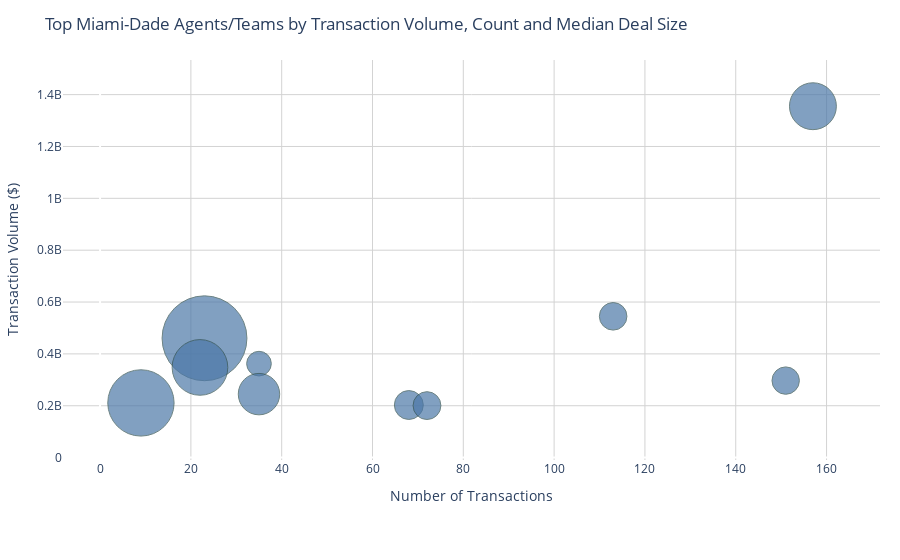

Here is the notebook cell this chart was saved with:
### Code cell
import plotly.express as px
import pandas as pd

# Sample data
data = {
    "Agent/Team": ["The Jills Zeder Group", "The Carroll Group", "Dina Goldentayer", "Dora Puig Team", 
              "Nelson Gonzalez Team", "The Riley Smith Group", "Julian Johnston Team", "Jordan Karp",
              "David Siddons Group", "Nancy Batchelor Team"],
    "Transaction Volume ($)": [1355301097, 544899368, 460240000, 362376000, 347825800, 296989560, 244851575, 210895000, 202801000, 200563499],
    "Transaction Count": [157, 113, 23, 35, 22, 151, 35, 9, 68, 72],
    "Median Deal Size ($)": [5_500_000, 1_900_000, 18_000_000, 1_520_000, 7_750_000, 1_880_000, 4_290_000, 11_000_000, 2_090_500, 1_940_500]
}

df = pd.DataFrame(data)

# formatting string for hover display
def format_dollar(amt):
    if amt >= 1e9:
        return f"${amt/1e9:.2f}B"
    elif amt >= 1e6:
        return f"${amt/1e6:.2f}M"
    else:
        return f"${amt:,.0f}"
    
df["Volume_formatted"] = df["Transaction Volume ($)"].apply(format_dollar)
df["Median_formatted"] = df["Median Deal Size ($)"].apply(format_dollar)

# hover template
hover_template = (
    "<b>%{customdata[0]}</b><br>"
    "Transaction Volume: %{customdata[1]}<br>"
    "Total Transactions: %{x}<br>"
    "Median Deal Price: %{customdata[2]}<extra></extra>"
)

# Create bubble scatterplot
fig = px.scatter(
    df,
    x="Transaction Count",
    y="Transaction Volume ($)",
    size="Median Deal Size ($)",
    hover_name="Agent/Team",
    size_max=60,
    title="Top Miami-Dade Agents/Teams by Transaction Volume, Count and Median Deal Size",
    labels={
        "Transaction Count": "Number of Transactions",
        "Transaction Volume ($)": "Transaction Volume ($)"
    }
)

# Attaching customdata for hover
fig.update_traces(
    customdata=df[["Agent/Team", "Volume_formatted", "Median_formatted"]],
    hovertemplate=hover_template,
    marker=dict(color="#4C78A8", opacity=0.7, line=dict(width=1, color="DarkSlateGrey"))
)


fig.update_layout(
    plot_bgcolor="white",
    xaxis=dict(showgrid=True, gridcolor="lightgray"),
    yaxis=dict(showgrid=True, gridcolor="lightgray"),
    margin=dict(r=20, t=60, b=100, l=60)
)

# To save as HTML file, uncomment below:
fig.write_html("index.html")

fig.show()

### Figure 1 — Plotly figure (JSON) as saved in the notebook; plotly's stock layout.template omitted (floating-point values rounded to 4 significant figures)
{"data": [{"customdata": [["The Jills Zeder Group", "$1.36B", "$5.50M"], ["The Carroll Group", "$544.90M", "$1.90M"], ["Dina Goldentayer", "$460.24M", "$18.00M"], ["Dora Puig Team", "$362.38M", "$1.52M"], ["Nelson Gonzalez Team", "$347.83M", "$7.75M"], ["The Riley Smith Group", "$296.99M", "$1.88M"], ["Julian Johnston Team", "$244.85M", "$4.29M"], ["Jordan Karp", "$210.90M", "$11.00M"], ["David Siddons Group", "$202.80M", "$2.09M"], ["Nancy Batchelor Team", "$200.56M", "$1.94M"]], "hovertemplate": "<b>%{customdata[0]}</b><br>Transaction Volume: %{customdata[1]}<br>Total Transactions: %{x}<br>Median Deal Price: %{customdata[2]}<extra></extra>", "hovertext": ["The Jills Zeder Group", "The Carroll Group", "Dina Goldentayer", "Dora Puig Team", "Nelson Gonzalez Team", "The Riley Smith Group", "Julian Johnston Team", "Jordan Karp", "David Siddons Group", "Nancy Batchelor Team"], "legendgroup": "", "marker": {"color": "#4C78A8", "line": {"color": "DarkSlateGrey", "width": 1}, "opacity": 0.7, "size": [5500000, 1900000, 18000000, 1520000, 7750000, 1880000, 4290000, 11000000, 2090500, 1940500], "sizemode": "area", "sizeref": 5000, "symbol": "circle"}, "mode": "markers", "name": "", "orientation": "v", "showlegend": false, "type": "scatter", "x": [157, 113, 23, 35, 22, 151, 35, 9, 68, 72], "xaxis": "x", "y": [1355301097, 544899368, 460240000, 362376000, 347825800, 296989560, 244851575, 210895000, 202801000, 200563499], "yaxis": "y"}], "layout": {"legend": {"itemsizing": "constant", "tracegroupgap": 0}, "margin": {"b": 100, "l": 60, "r": 20, "t": 60}, "plot_bgcolor": "white", "title": {"text": "Top Miami-Dade Agents/Teams by Transaction Volume, Count and Median Deal Size"}, "xaxis": {"anchor": "y", "domain": [0, 1], "gridcolor": "lightgray", "showgrid": true, "title": {"text": "Number of Transactions"}}, "yaxis": {"anchor": "x", "domain": [0, 1], "gridcolor": "lightgray", "showgrid": true, "title": {"text": "Transaction Volume ($)"}}}}
